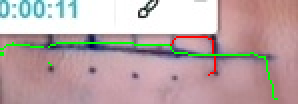
#> input picture images/visualization/SA_20220620-102621_8ka1kmwpywxv_incision_crop_0_start.png, 149 x 52 px, given as the content of the folder ../images/incision_couples/, which was not available (shown 2 times larger)
$ python round.py
#> lines starting #> are read from the running program, lines starting #| are printed output that depends on the picture; after the words box and inside, x2 and y2 are one past the last pixel; in counts of white or black regions, pixels touching at a corner belong together; pictures that were not available may be replaced by others from this repository, and a replacement may not be noted
import cv2
import numpy as np
import matplotlib.pyplot as plt
import skimage.morphology
from skimage.filters import sobel
from skimage.filters import try_all_threshold,threshold_otsu,threshold_yen,threshold_local
import os
import csv
from skimage.feature import canny
from skimage.color import rgb2gray
# [51 lines left out: functions detect_and_plot_circles, list2dict, not called in this run]


# Hlavní část kódu
images = os.listdir("../images/incision_couples/")
output = {}
a= 0
b=0
for im in images:
        # Konverze do šedotónu
    image = skimage.io.imread("../images/incision_couples/" + im)
#> image is the input picture: shape (52, 149, 3); mean R, G, B 188.2, 167.5, 168.1

    # Převést obrázek na formát s plovoucí desetinnou čárkou
    obrazek_float = np.float32(image)

    # Rozdělit obrázek na jednotlivé kanály (BGR)
    kanaly = cv2.split(obrazek_float)
    kanaly = [kanal * 1. for kanal in kanaly]
#> kanaly = 3 items

    # Sloučit upravené kanály zpět do obrázku
    vysledek = cv2.merge(kanaly)

    # Omezit hodnoty na rozsah 0-255
    vysledek = np.clip(vysledek, 0, 255)

    # Převést zpět na datový typ uint8 (8-bitový bez znaménka)
    vysledek = np.uint8(vysledek)

    # Konverze do šedotónu
    gray = cv2.cvtColor(image, cv2.COLOR_BGR2GRAY)
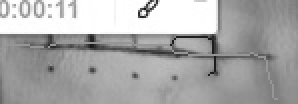
#> gray: shape (52, 149) (shown 2 times larger); min 16, max 255, mean 170

    # Výpočet elevační mapy
    elevation_map = sobel(gray)
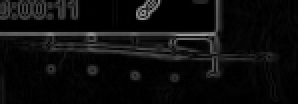
#> elevation_map: shape (52, 149) float64 (shown 2 times larger); min 0, max 0.612, mean 0.053

    # Inicializace markerů
    markers = np.zeros_like(gray)

    # Výpočet prahu Otsu
    thresh = threshold_otsu(np.asarray(gray))
#> thresh = 199

    # Nastavení markerů pro tmavé objekty
    markers[gray < thresh-10] = 1
    markers[gray > thresh] = 2

    # Segmentace pomocí algoritmu vodního rozsedu
    segmentation = skimage.segmentation.watershed(elevation_map, markers)
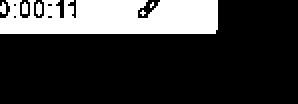
#> segmentation: shape (52, 149) (shown 2 times larger); values 1 (black) and 2 (white), 21.8% white; 6 white regions (5 under 20 px), largest, box (x1, y1, x2, y2) and area: (0, 0, 109, 17) 1636


    edges = cv2.Canny(gray, 50, 150, apertureSize=3)
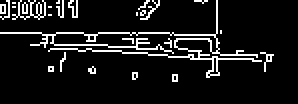
#> edges: shape (52, 149) (shown 2 times larger); 9.5% white in thin lines or dots, all inside (x1, y1, x2, y2) = (0, 0, 137, 41)

# Detekce čar pomocí Houghovy transformace
    seznam = ['SA_20220620-102836_e8o0aggtd2us_incision_crop_0_start.jpg',
              'SA_20220707-190320_tl4ev95290pp_incision_crop_0_start.jpg',
              'SA_20230221-195759_f7pcqna517us_incision_crop_0_start.jpg',
              'SA_20230221-205917_nu2i64xl9cio_incision_crop_0_start.jpg',
              'SA_20231011-104231_e3sdqld32ut6_incision_crop_0_start.jpg',
              'SA_20240213-102404_ehnxsn46xjb3_incision_crop_0_start.jpg',
              'SA_20240215-113735_s7d6x829ttl3_incision_crop_0_start.jpg',
              'SA_20240220-121134_uwke7gr7u8r0_incision_crop_0_start.jpg',
              'SA_20240223-234821_5mnv5n0fxzi8_incision_crop_0.jpg',
              'SA_20240223-234821_5mnv5n0fxzi8_incision_crop_0_start.jpg']

    lines = cv2.HoughLinesP(edges , 1, np.pi/180, threshold=50, minLineLength=50, maxLineGap=10)
#> lines = [[0, 16, 86, 16], [45, 24, 113, 29], [54, 23, 136, 27]]

    # Vytvoření kopie obrázku pro vykreslení nalezených čar
    lines_image = np.copy(image)
    csv_file = 'anotace.csv'
    # Projdeme nalezené čáry a vykreslíme je do kopie obrázku
    if lines is not None:
        for line in lines:
            x1, y1, x2, y2 = line[0]
            cv2.line(lines_image, (x1, y1), (x2, y2), (0, 255, 0), 2)
#> this loop made 3 passes
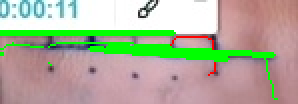
#> lines_image: shape (52, 149, 3) (shown 2 times larger); 8.23% of pixels changed, all inside (x1, y1, x2, y2) = (0, 15, 138, 31)

        plt.imshow(lines_image)
        plt.tight_layout()
        #plt.show()
    else:

        for jmeno in seznam:
            if jmeno == im:
                print("dobře")
                a=a+1

        print(im)

        plt.imshow(image)
        plt.tight_layout()
        #plt.show()

print(a)

$ run again, on images/visualization/SA_20220620-103036_3vhpgd00n9vt_incision_crop_0.png
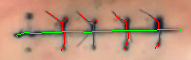
#> input picture images/visualization/SA_20220620-103036_3vhpgd00n9vt_incision_crop_0.png, 191 x 60 px, given as the content of the folder ../images/incision_couples/, which was not available
#> image is the input picture: shape (60, 191, 3); mean R, G, B 187.3, 147.7, 123
#> kanaly = 3 items
#> thresh = 119
#> `segmentation = skimage.segmentation.watershed(elevation_map, markers)`:
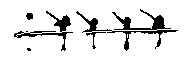
#> segmentation: shape (60, 191); values 1 (black) and 2 (white), 89.1% white; 5 black regions (2 under 20 px), largest, box (x1, y1, x2, y2) and area: (76, 9, 178, 51) 800, (14, 11, 73, 51) 403, (26, 13, 33, 20) 39
#> edges: shape (60, 191); 8.8% white in thin lines or dots, all inside (x1, y1, x2, y2) = (14, 8, 181, 52)
#> lines = [[128, 29, 179, 27], [42, 33, 113, 33], [92, 30, 177, 32], [85, 29, 163, 26]]
#> the loop `for line in lines:` made 4 passes
#> after the loop `for line in lines:`:
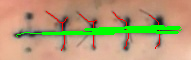
#> lines_image: shape (60, 191, 3); 5.94% of pixels changed, all inside (x1, y1, x2, y2) = (42, 25, 181, 35)
